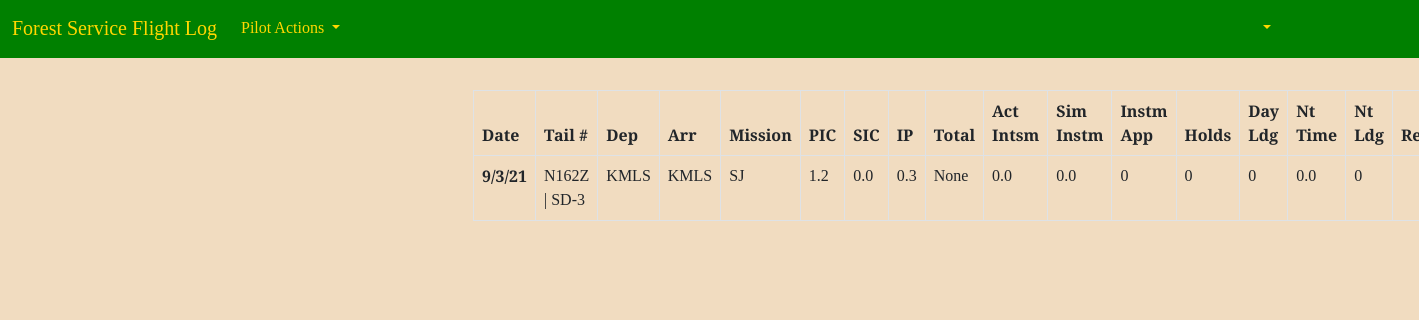
/pilot_log/1/ (signed in), run on an earlier commit of the app's database.
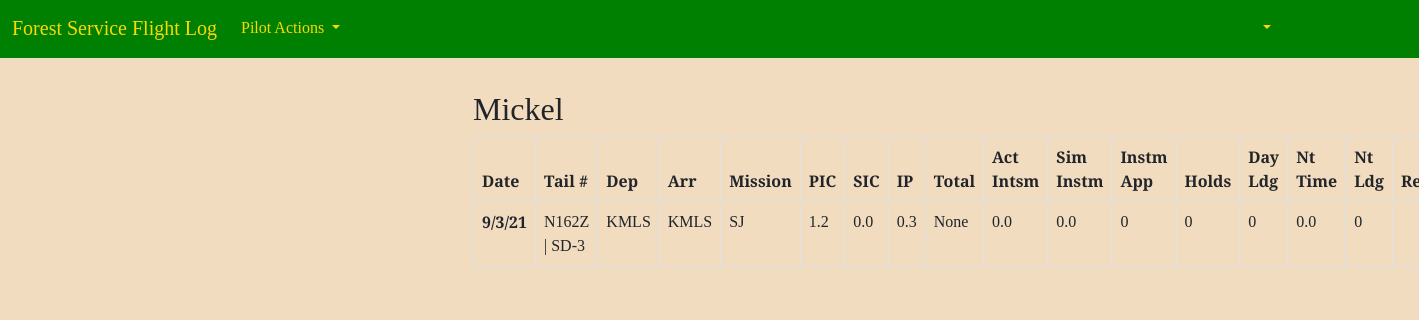
And on a later commit of the database.
### pilot_log/models.py (models this page shows, shortened)
class FlightDetail(models.Model):
    pilot = models.ForeignKey(
        'accounts.CustomUser',
        on_delete=models.CASCADE,
        blank=False,
        null=False,
        )
    date_of_flight = models.DateField(null=False, blank=False)
    tail_number = models.ForeignKey(
        'Aircraft',
        on_delete=models.PROTECT,
        blank=False,
        null=False,
        )
    depart_ICAO = models.CharField(max_length=4, null=False, blank=False)
    arrival_ICAO = models.CharField(max_length=4, null=False, blank=False)
    msn_type = models.CharField(
        max_length=20,
        choices=settings.MISSION_CHOICES,
        null=False,
        blank=False,
        )
    pic_time = models.DecimalField(max_digits=2, decimal_places=1, default=0.0)
    sic_time = models.DecimalField(max_digits=2, decimal_places=1, default=0.0)
    instructor_time = models.DecimalField(max_digits=2, decimal_places=1, default=0.0)
    total_time = models.DecimalField(max_digits=2, decimal_places=1, null=True, blank=True)
    act_instrument_time = models.DecimalField(max_digits=2, decimal_places=1, default=0.0)
    sim_instrument_time = models.DecimalField(max_digits=2, decimal_places=1, default=0.0)
    instrument_appchs = models.IntegerField(default=0)
    holds = models.IntegerField(default=0)
    day_landings = models.IntegerField(default=0)
    night_time = models.DecimalField(max_digits=2, decimal_places=1, default=0.0)
    night_landings = models.IntegerField(default=0)
    remarks = models.TextField(max_length=250, blank=True, default='')
    class Meta:
        ordering = ['-date_of_flight']

class Aircraft(models.Model):
    tail_number = models.CharField(
        max_length=10,
        primary_key=True
        )
    aircraft_type = models.CharField(
        max_length=15,
        choices=settings.AIRCRAFT_TYPES,
        null=False,
        blank=False
    )
    def __str__(self):
        return f'{self.tail_number} | {self.aircraft_type}'

### accounts/models.py (models this page shows, shortened)
class CustomUser(AbstractUser):
    REGION_CHOICES = [
        ('1', 'Northern'),
        ('2', 'Rocky Mountain'),
        ('3', 'Southwestern'),
        ('4', 'Intermountain'),
        ('5', 'Pacific Southwest'),
        ('6', 'Pacific Northwest'),
        ('8', 'Southern'),
        ('9', 'Eastern'),
        ('10', 'Alaska'),
        ('WO', 'Washington Office'),
    ]
    '''username = None
    email = models.EmailField(_('email address'), unique=True)'''
    region = models.CharField(
        max_length=4,
        choices=REGION_CHOICES,
        default='WO',
        null=False,
        blank=False
        )
    base = models.CharField(max_length=20, blank=True)
    office_phone = models.CharField(max_length=12, blank=True)
    cell_phone = models.CharField(max_length=12, blank=True)
    date_of_hire = models.DateField(null=True, blank=True)
    pilot_cert_number = models.CharField(max_length=20, blank=True)
    atp = models.BooleanField(default=False)
    cfi = models.BooleanField(default=False)
    cfii = models.BooleanField(default=False)
    mei = models.BooleanField(default=False)
    commercial_rating = models.BooleanField(default=False)
    medical_class = models.IntegerField(null=True, blank=True)
    date_of_medical = models.DateField(null=True, blank=True)
    user_supervisor = models.ForeignKey(
        'self',
        on_delete=models.PROTECT,
        limit_choices_to={'is_supervisor': True},
        blank=True,
        null=True
        )
    is_supervisor = models.BooleanField(default=False)
    is_captain = models.BooleanField(default=False)
    smokejumper_msn_eval_date = models.DateField(null=True, blank=True)
    equipment_eval_date = models.DateField(null=True, blank=True)
    order = ('username',)
    USERNAME_FIELD = 'username'
    REQUIRED_FIELDS = []

### pilot_log/views.py (the view)
# urls.py: path('<int:pk>/', FlightDetailView.as_view(), name='flight_detail'),
class FlightDetailView(LoginRequiredMixin, DetailView):
    model = FlightDetail
    template_name = "flight_detail.html"

### templates/flight_detail.html (shortened to what this page needs)
{% extends 'base.html' %}
{% load crispy_forms_tags %}
{% block content %}
    <div class="col-md-8 offset-md-4" style="max-width: 50%;">
        <h2>{{ flightdetail.pilot.last_name }}</h2>
        <form method="POST">
        <table class="table table-bordered t1">
            <thead class="thead-light">
                <tr>
                    <th scope="col">Date</th>
                    <th scope="col">Tail #</th>
                    <th scope="col">Dep</th>
                    <th scope="col">Arr</th>
                    <th scope="col">Mission</th>
                    <th scope="col">PIC</th>
                    <th scope="col">SIC</th>
                    <th scope="col">IP</th>
                    <th scope="col">Total</th>
                    <th scope="col">Act Intsm</th>
                    <th scope="col">Sim Instm</th>
                    <th scope="col">Instm App</th>
                    <th scope="col">Holds</th>
                    <th scope="col">Day Ldg</th>
                    <th scope="col">Nt Time</th>
                    <th scope="col">Nt Ldg</th>
                    <th scope="col">Remarks</th>
                </tr>
            </thead>
        <tbody>
                <tr>
                    <th scope="row">{{ flightdetail.date_of_flight|date:"n/j/y" }}</th>
                    <td>{{ flightdetail.tail_number }}</td>
                    <td>{{ flightdetail.depart_ICAO }}</td>
                    <td>{{ flightdetail.arrival_ICAO }}</td>
                    <td>{{ flightdetail.msn_type }}</td>
                    <td>{{ flightdetail.pic_time }}</td>
                    <td>{{ flightdetail.sic_time }}</td>
                    <td>{{ flightdetail.instructor_time }}</td>
                    <td>{{ flightdetail.total_time }}</td>
                    <td>{{ flightdetail.act_instrument_time }}</td>
                    <td>{{ flightdetail.sim_instrument_time }}</td>
                    <td>{{ flightdetail.instrument_appchs }}</td>
                    <td>{{ flightdetail.holds }}</td>
                    <td>{{ flightdetail.day_landings }}</td>
                    <td>{{ flightdetail.night_time }}</td>
                    <td>{{ flightdetail.night_landings }}</td>
                    <td>{{ flightdetail.remarks }}</td>
                </tr>
            </tbody>
        </table>
        </form>
    </div>
{% endblock content %}

What changed in the data, as far as the page shows it:
changed through a linked row, FlightDetail "KMLS": pilot.last_name (not shown) → "Mickel"
